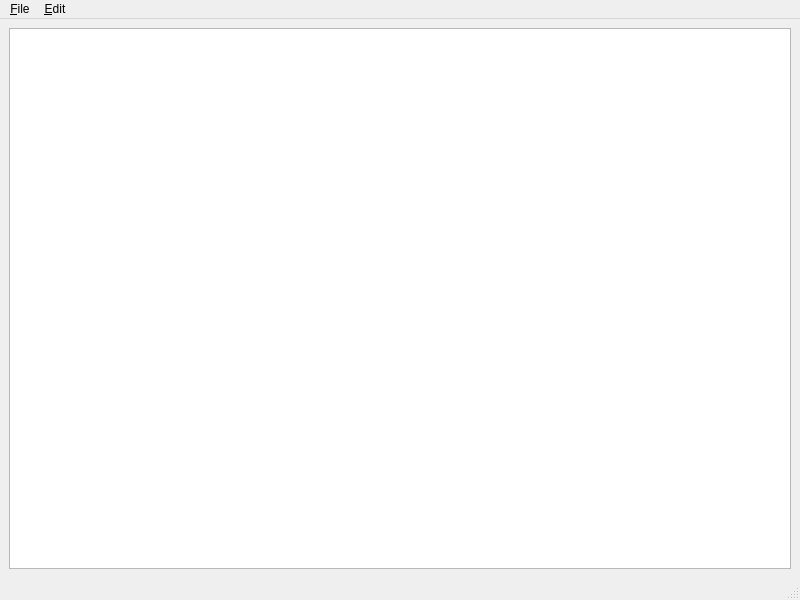
<?xml version="1.0" encoding="UTF-8"?>
<ui version="4.0">
 <class>PostCodes</class>
 <widget class="QMainWindow" name="PostCodes">
  <property name="geometry">
   <rect>
    <x>0</x>
    <y>0</y>
    <width>800</width>
    <height>600</height>
   </rect>
  </property>
  <property name="windowTitle">
   <string>Post Codes</string>
  </property>
  <widget class="QWidget" name="centralwidget">
   <layout class="QVBoxLayout" name="verticalLayout">
    <item>
     <widget class="QTableView" name="tableView"/>
    </item>
   </layout>
  </widget>
  <widget class="QMenuBar" name="menubar">
   <property name="geometry">
    <rect>
     <x>0</x>
     <y>0</y>
     <width>800</width>
     <height>21</height>
    </rect>
   </property>
   <widget class="QMenu" name="menuFile">
    <property name="title">
     <string>&amp;File</string>
    </property>
    <addaction name="actionEXit"/>
   </widget>
   <widget class="QMenu" name="menuEdit">
    <property name="title">
     <string>&amp;Edit</string>
    </property>
    <addaction name="actionNew"/>
    <addaction name="actionEdit"/>
    <addaction name="actionDelete"/>
   </widget>
   <addaction name="menuFile"/>
   <addaction name="menuEdit"/>
  </widget>
  <widget class="QStatusBar" name="statusbar"/>
  <action name="actionEXit">
   <property name="text">
    <string>E&amp;xit</string>
   </property>
  </action>
  <action name="actionNew">
   <property name="text">
    <string>&amp;New</string>
   </property>
  </action>
  <action name="actionEdit">
   <property name="text">
    <string>&amp;Edit</string>
   </property>
  </action>
  <action name="actionDelete">
   <property name="text">
    <string>&amp;Delete</string>
   </property>
  </action>
 </widget>
 <resources/>
 <connections/>
</ui>
